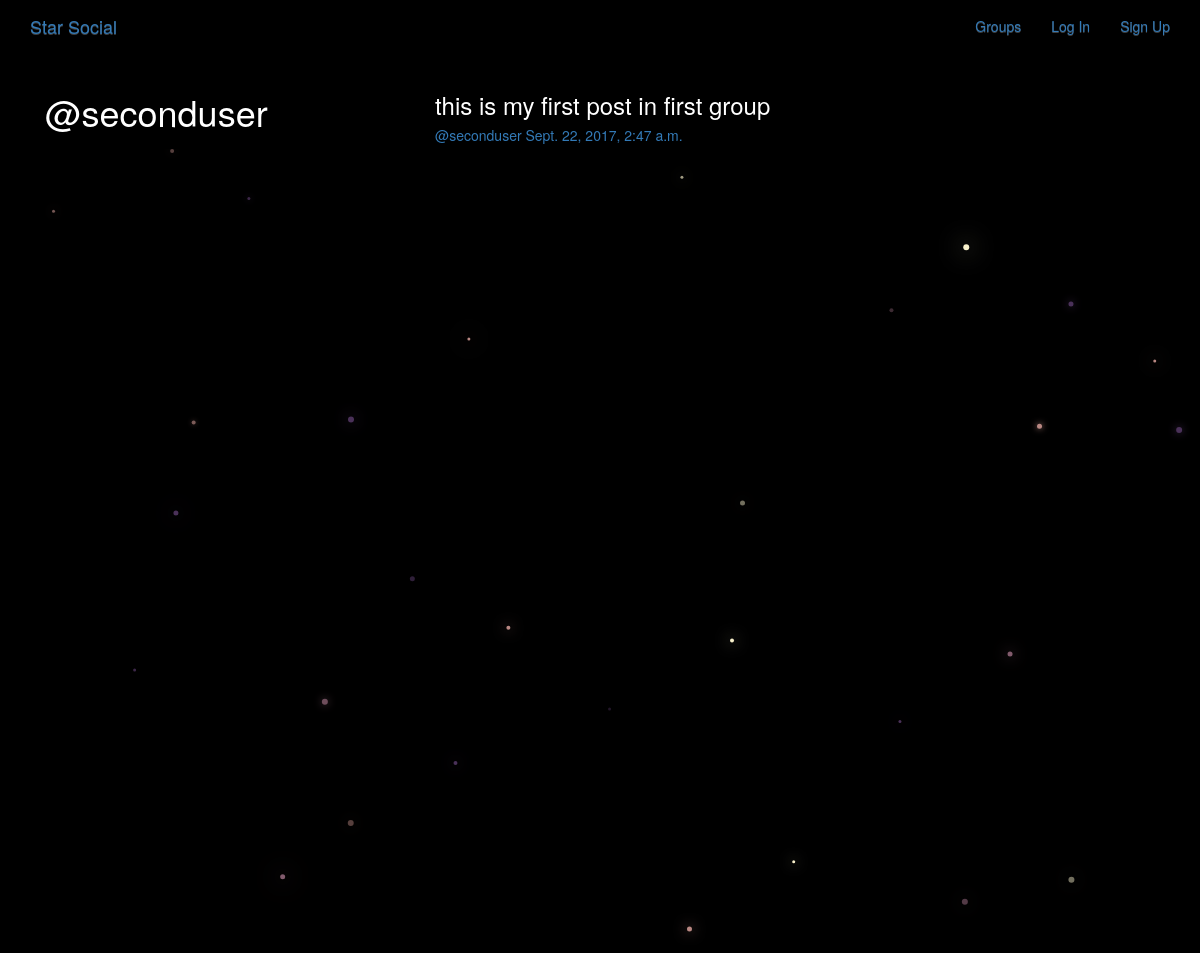
Page /posts/by/seconduser/ on the committed database.
### posts/models.py (models this page shows, shortened)
class Post(models.Model):
    user = models.ForeignKey(User, related_name='posts')
    created_at = models.DateTimeField(auto_now=True)
    message = models.TextField()
    message_html = models.TextField(editable=False)
    group = models.ForeignKey(Group, related_name='posts', null=True, blank=True)
    class Meta:
        ordering = ['-created_at']
        unique_together = ['user', 'message']

### posts/views.py (the view)
# urls.py: url(r'by/(?P<username>[-\w]+)/$', views.UserPosts.as_view(), name='for_user'),
class UserPosts(generic.ListView):
    model = models.Post
    template_name = 'posts/user_post_list.html'
    def get_queryset(self):
        try:
            self.post_user = User.objects.prefetch_related('posts').get(username__iexact=self.kwargs.get('username'))
        except User.DoesNotExist:
            raise Http404
        else:
            return self.post_user.posts.all()
    def get_context_data(self, **kwargs):
        context = super().get_context_data(**kwargs)
        context['post_user'] = self.post_user
        return context

### posts/templates/posts/user_post_list.html
{% extends "posts/post_base.html" %}
{% block prepost %}
	<div class="col-md-4">
    <h1>@{{post_user.username}}</h1>
	</div>
{% endblock %}
{% block post_content %}
<div class="col-md-8">
  {% for post in post_list %}
  	{% include "posts/_post.html" %}
  {% endfor %}
</div>
{% endblock %}

### posts/templates/posts/_post.html (shortened to what this page needs)
<div class="post media">
  <h3>{{post.message_html|safe}}</h3>
  <div class="media-body">
    <h5 class="media-heading">
      <span class="username">
      	<a href="{% url 'posts:for_user' username=post.user.username %}">@{{post.user.username}}</a>
      </span>
      <time class="time">
    	<a href="{% url 'posts:single' username=post.user.username pk=post.pk %}">{{post.created_at}}</a>
    </time>
    </h5>
  </div>
</div>

### static/starsocial/css/master.css (style rules this page uses)
body { margin: 0; overflow: hidden; background-color: black; color:white; }

### rows in the picture
Post: message_html "this is my first post in first group", user.username "seconduser", created_at "Sept. 22, 2017, 2:47 a.m."

### other values in the picture
{{ post_user.username }} "seconduser"
